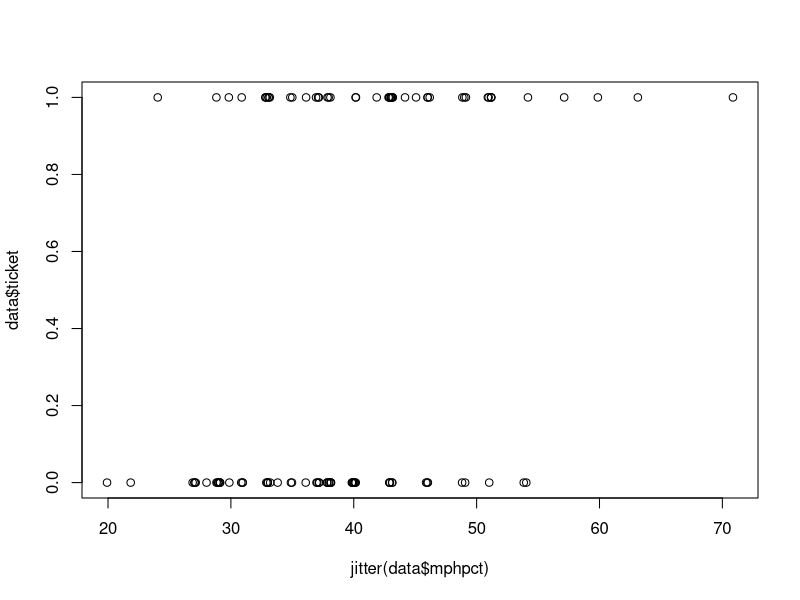
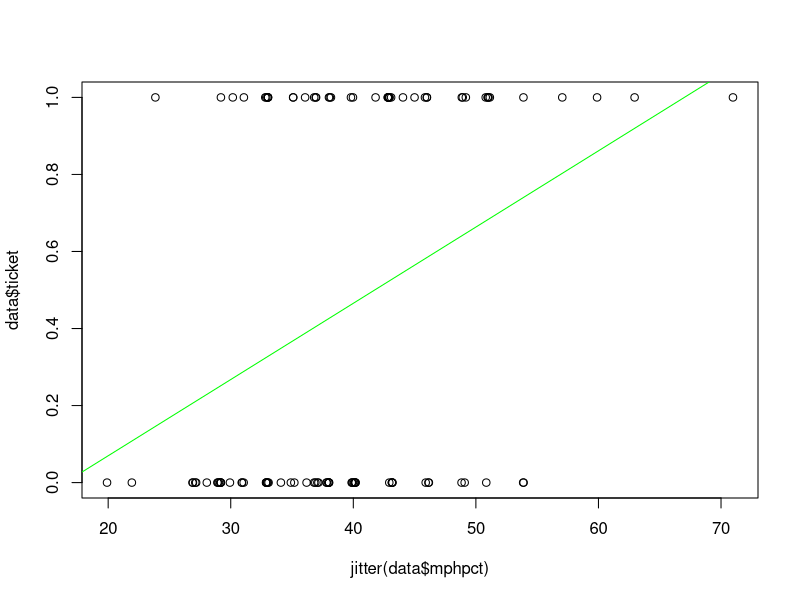
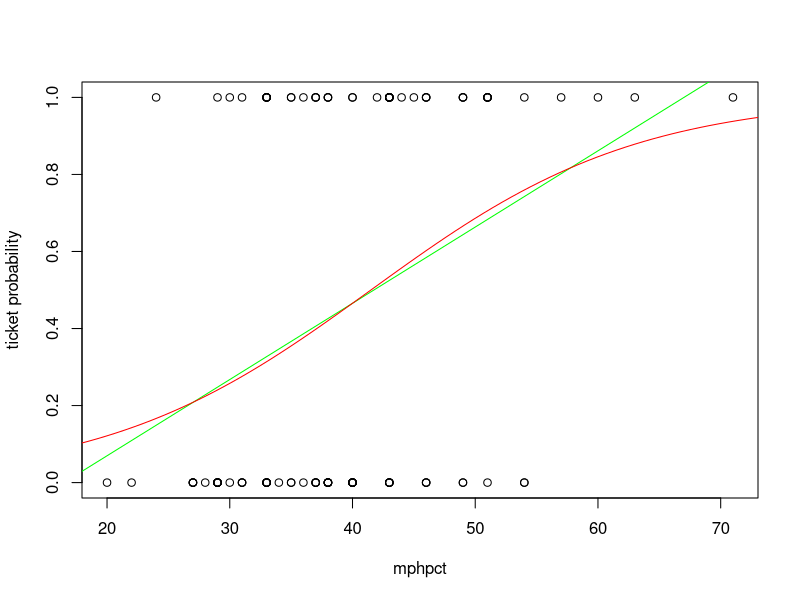
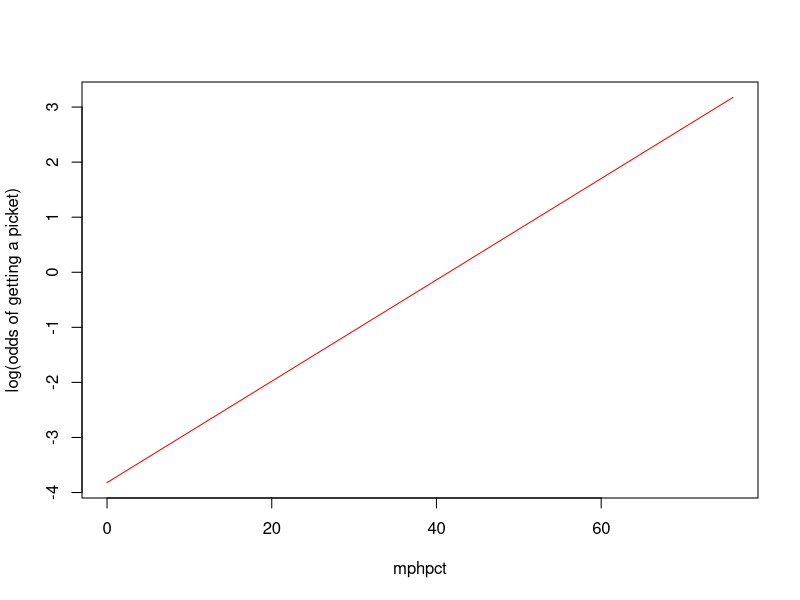
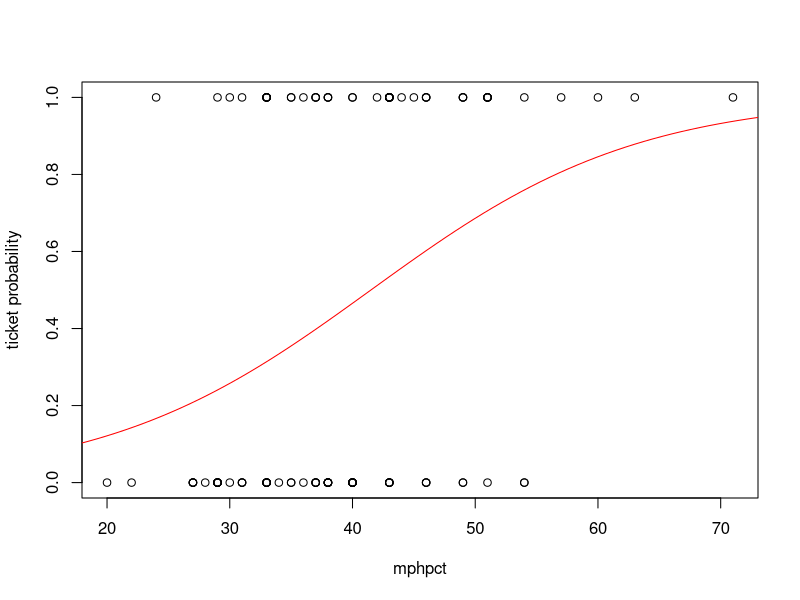
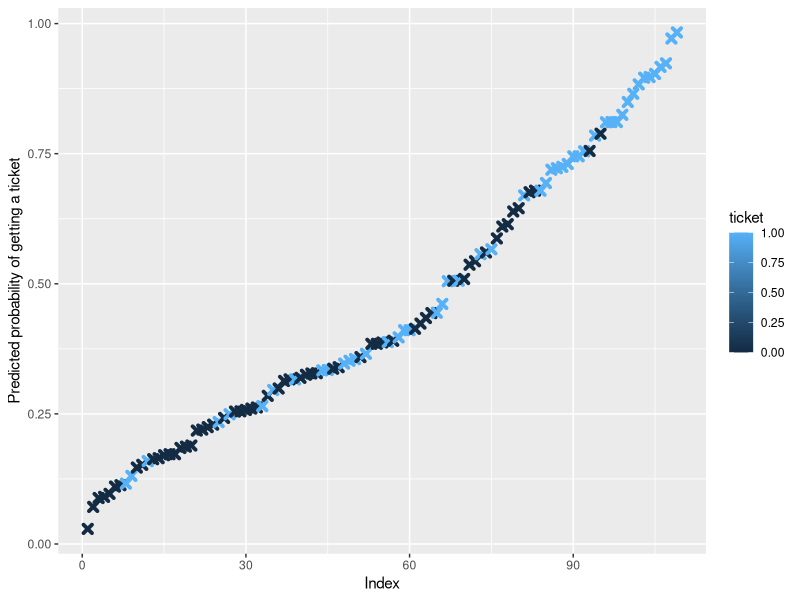

These figures' R source, in order:
## ---- chunk 1
library(readr)
library(dplyr)
library(tidyr)
library(ggplot2)
## ---- chunk 2
data <- read_csv('data/boston.csv')
## ---- chunk 3
str(data)
## ---- chunk 4
data <- select(data, ticket, day, mph, zone, mphover, mphpct, age, minority, female)
head(data)
## ---- chunk 5
apply(is.na(data), 2, which)
## ---- chunk 6
nrow(data)
data <- drop_na(data)
nrow(data)
## ---- chunk 7

data <- read_csv('data/boston.csv') %>%
  select(ticket,day,mph,zone,mphover,mphpct,age,minority,female) %>%
  drop_na()

summary(data)
## ---- chunk 8
xtabs(~ticket, data=data)
## ---- chunk 9
plot(jitter(data$mphpct), data$ticket)
## ---- chunk 10
m.linear <- lm(ticket ~ mphpct, data=data)
summary(m.linear)
## ---- chunk 11
plot(jitter(data$mphpct), data$ticket)
abline(m.linear, col='green')
## ---- chunk 12
print(m.linear)
## ---- chunk 13
-0.326162 + 0.019792 * 71
## ---- chunk 14
# recreate our previous plot
plot(data$mphpct, data$ticket, xlab="mphpct", ylab="ticket probability")
m.linear <- lm(ticket ~ mphpct, data=data)
abline(m.linear, col='green')

# add logit function plot

# create a logistic regression model:
m.logistic <- glm(ticket ~ mphpct, data=data, family='binomial')

# create a list of 100 mphpct values between 0 and 5 more than our highest value:
plotData <- data.frame(mphpct=seq(0,max(data$mphpct) + 5, len=100))

# Us our model to add the predicted probability of getting a ticket for those mphpct values:
plotData$ticket = predict(m.logistic, newdata=plotData, type='response')

# plot it:
lines(ticket~mphpct, plotData, col='red')
## ---- chunk 15
# add log odds values to our plot data
plotData$ticketLogOdds = log(plotData$ticket / (1 - plotData$ticket))

# plot the log ods of getting a ticket ~ mphpct
plot(plotData$mphpct, plotData$ticketLogOdds, type="l", col="red", ylab="log(odds of getting a picket)", xlab="mphpct")
## ---- chunk 16
data %>%
  group_by(ticket) %>%
  summarise(freq=n(),prob=(n()/nrow(.)),odds=prob/(1-prob), logodds=log(odds)) %>%
  round(., 4)
## ---- chunk 17
m.null <- glm(ticket ~ 1, data=data, family='binomial')
summary(m.null)
## ---- chunk 18
exp(coef(m.null))
## ---- chunk 19
m.mphpct <- glm(ticket ~ mphpct, data=data, family='binomial')
summary(m.mphpct)
## ---- chunk 20
exp(coef(m.mphpct))
## ---- chunk 21
plot(data$mphpct, data$ticket, xlab="mphpct", ylab="ticket probability")
lines(ticket~mphpct, plotData, col='red')
## ---- chunk 22
m.minority <- glm(ticket ~ minority, data=data, family='binomial')
summary(m.minority)
## ---- chunk 23
exp(coef(m.minority))
## ---- chunk 24
ll.null <- m.minority$null.deviance / -2
ll.proposed <- m.minority$deviance / -2
(ll.null - ll.proposed) / ll.null
## ---- chunk 25
debfre <- m.minority$df.null
1 - pchisq(2*(ll.proposed - ll.null), df=(length(m.minority$coefficients) - 1))
## ---- chunk 26
m.all <- glm(ticket ~ ., data=data, family='binomial')
summary(m.all)
## ---- chunk 27
m.best_predictions <- glm(ticket ~ minority + mphover + female + age, data=data, family=binomial)
summary(m.best_predictions)
## ---- chunk 28
ll.null <- m.best_predictions$null.deviance/-2
ll.proposed <- m.best_predictions$deviance/-2
(ll.null - ll.proposed) / ll.null
## ---- chunk 29
1 - pchisq(2*(ll.proposed - ll.null), df=(length(m.best_predictions$coefficients) - 1))
## ---- chunk 30
predicted.data <- data.frame(
  probability=m.best_predictions$fitted.values,
  ticket=data$ticket)

predicted.data <- predicted.data[
  order(predicted.data$probability, decreasing=FALSE),]
predicted.data$rank <- 1:nrow(predicted.data)

ggplot(data=predicted.data, aes(x=rank, y=probability)) +
  geom_point(aes(color=ticket), alpha=1, shape=4, stroke=2) +
  xlab("Index") +
  ylab("Predicted probability of getting a ticket")
